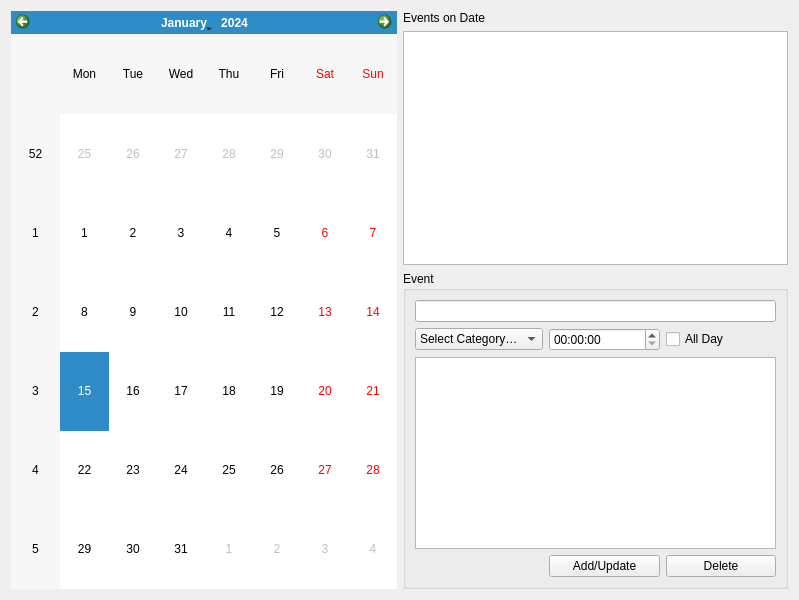
<?xml version="1.0" encoding="UTF-8"?>
<ui version="4.0">
 <class>MainWindow</class>
 <widget class="QWidget" name="MainWindow">
  <property name="geometry">
   <rect>
    <x>0</x>
    <y>0</y>
    <width>799</width>
    <height>600</height>
   </rect>
  </property>
  <property name="windowTitle">
   <string>My Calendar App</string>
  </property>
  <layout class="QHBoxLayout" name="horizontalLayout">
   <item>
    <widget class="QCalendarWidget" name="calendar">
     <property name="sizePolicy">
      <sizepolicy hsizetype="Expanding" vsizetype="Expanding">
       <horstretch>0</horstretch>
       <verstretch>0</verstretch>
      </sizepolicy>
     </property>
    </widget>
   </item>
   <item>
    <layout class="QVBoxLayout" name="verticalLayout">
     <item>
      <widget class="QLabel" name="label">
       <property name="text">
        <string>Events on Date</string>
       </property>
      </widget>
     </item>
     <item>
      <widget class="QListWidget" name="event_list"/>
     </item>
     <item>
      <widget class="QGroupBox" name="groupBox">
       <property name="title">
        <string>Event</string>
       </property>
       <layout class="QGridLayout" name="gridLayout">
        <item row="1" column="0">
         <widget class="QComboBox" name="event_category">
          <item>
           <property name="text">
            <string>Select Category…</string>
           </property>
          </item>
          <item>
           <property name="text">
            <string>New…</string>
           </property>
          </item>
          <item>
           <property name="text">
            <string>Work</string>
           </property>
          </item>
          <item>
           <property name="text">
            <string>Meeting</string>
           </property>
          </item>
          <item>
           <property name="text">
            <string>Doctor</string>
           </property>
          </item>
          <item>
           <property name="text">
            <string>Family</string>
           </property>
          </item>
         </widget>
        </item>
        <item row="1" column="1">
         <widget class="QTimeEdit" name="event_time"/>
        </item>
        <item row="2" column="0" colspan="3">
         <widget class="QTextEdit" name="event_detail"/>
        </item>
        <item row="0" column="0" colspan="3">
         <widget class="QLineEdit" name="event_title"/>
        </item>
        <item row="1" column="2">
         <widget class="QCheckBox" name="allday_check">
          <property name="text">
           <string>All Day</string>
          </property>
         </widget>
        </item>
        <item row="3" column="1">
         <widget class="QPushButton" name="add_button">
          <property name="text">
           <string>Add/Update</string>
          </property>
         </widget>
        </item>
        <item row="3" column="2">
         <widget class="QPushButton" name="del_button">
          <property name="text">
           <string>Delete</string>
          </property>
         </widget>
        </item>
       </layout>
      </widget>
     </item>
    </layout>
   </item>
  </layout>
 </widget>
 <resources/>
 <connections>
  <connection>
   <sender>allday_check</sender>
   <signal>toggled(bool)</signal>
   <receiver>event_time</receiver>
   <slot>setDisabled(bool)</slot>
   <hints>
    <hint type="sourcelabel">
     <x>723</x>
     <y>338</y>
    </hint>
    <hint type="destinationlabel">
     <x>611</x>
     <y>338</y>
    </hint>
   </hints>
  </connection>
 </connections>
</ui>
